Frame 1 (no input): blank canvas, image omitted
Frame 60 (the mouse pressed at the canvas centre just before this capture): blank canvas, image omitted
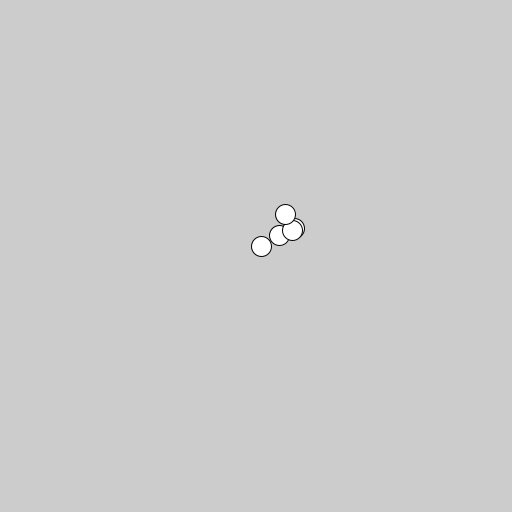
Frame 120 (the mouse held since frame 60 and released just before this capture)

The Processing sketch whose frames 1 and 60 were blank and that drew this single picture after the mouse press (run headless with seeded random() and noise(); from frame 60 on, the mouse is pressed at the canvas centre):

// Processing sketch: primitives_5
// ── primitives_5.pde
int radius = 20;
int timeToExceed = 2000;
float speed = 20;
float x;
float y;

void setup() {
  size(512, 512);
  x = width/2;
  y = height/2;
}

void draw() {
  //background(0);

  // millis() is used to get the time since the sketch is started
  int currentTime = millis();
  if(currentTime > timeToExceed) {
    x += random(-speed, speed);
    y += random(-speed, speed);
    
    // constrain will keep the ellipse from leaving the screen
    // The constrain() function limits a value to a specific range, which can be used to keep
    // x and y within the boundaries of the Display Window.
    x = constrain(x, 0, width);
    y = constrain(y, 0, height);
    ellipse(x, y, radius, radius);
  }
}
